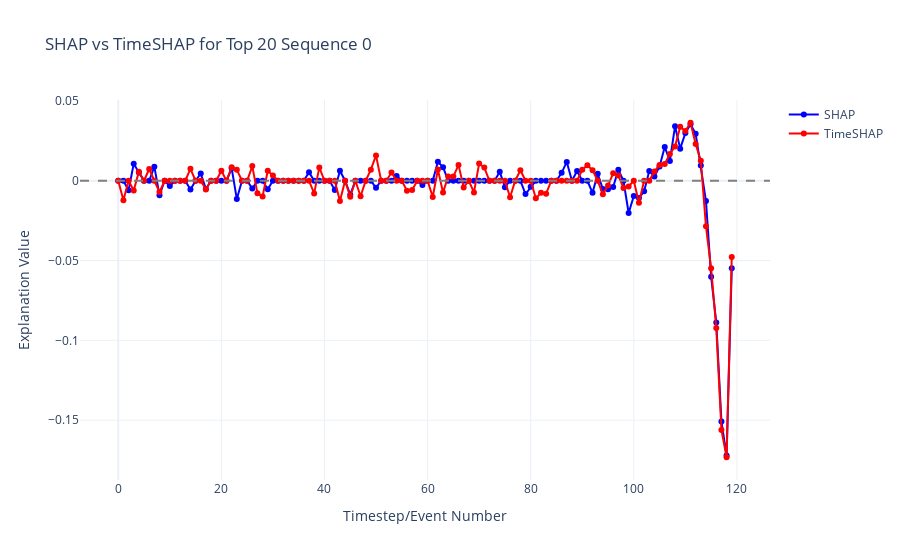
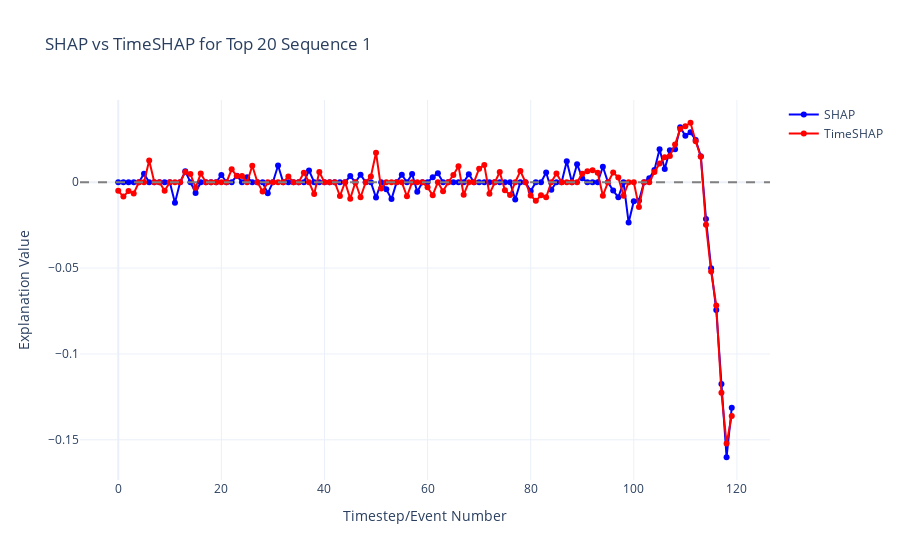
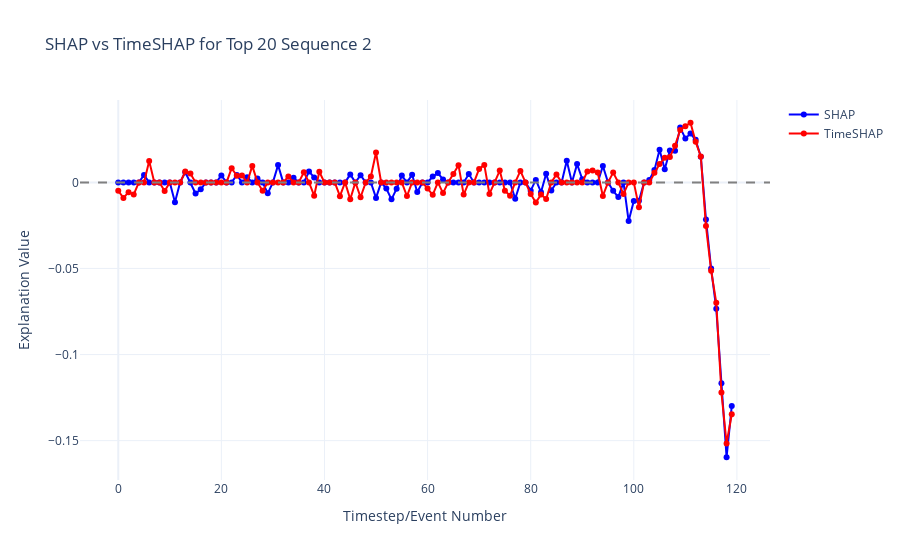

The notebook cell saved with these charts, in order:
### Code cell
# Initialize list to store correlations
correlations = []

# Loop over the 20 sequences in lowest_20_sequences
for idx in range(lowest_20_sequences.shape[0]):  # 0 to 19
    # Prepare test sequence
    test_3d = lowest_20_sequences[idx:idx+1]  # Shape: (1, 120, 1)
    test_2d = test_3d.reshape(1, -1)       # Shape: (1, 120)

    # SHAP Computation
    explainer = shap.KernelExplainer(predict_wrapper, baseline_shap)
    shap_values = explainer.shap_values(test_2d, silent=True, nsamples=3000)
    shap_first = shap_values[0].flatten()  # Shape: (120,)

    # TimeSHAP Computation
    event_explanation = local_event_explainer(
        f,
        test_3d,
        baseline_timeshap,
        pruned_idx=0,
        nsamples=3000
    )

    # Compute correlation
    correlation, _ = pearsonr(shap_first, event_explanation["Shapley Value"])
    correlations.append(correlation)
    print(f"Correlation for sequence {idx} in top 20: {correlation:.4f}")

    # Optional: Plot for each sequence
    fig = go.Figure()
    fig.add_trace(go.Scatter(x=np.arange(120), y=shap_first, mode='lines+markers', name='SHAP',
                             line=dict(color='blue')))
    fig.add_trace(go.Scatter(x=event_explanation.index, y=event_explanation["Shapley Value"],
                             mode='lines+markers', name='TimeSHAP',
                             line=dict(color='red')))
    fig.update_layout(
        title=f"SHAP vs TimeSHAP for Top 20 Sequence {idx}",
        xaxis_title="Timestep/Event Number",
        yaxis_title="Explanation Value",
        template="plotly_white"
    )
    fig.add_hline(y=0, line_dash="dash", line_color="gray")
    fig.show()

# Summarize correlations
print(f"\nMean Correlation: {np.mean(correlations):.4f}")
print(f"Median Correlation: {np.median(correlations):.4f}")
print(f"Min Correlation: {np.min(correlations):.4f}")
print(f"Max Correlation: {np.max(correlations):.4f}")
